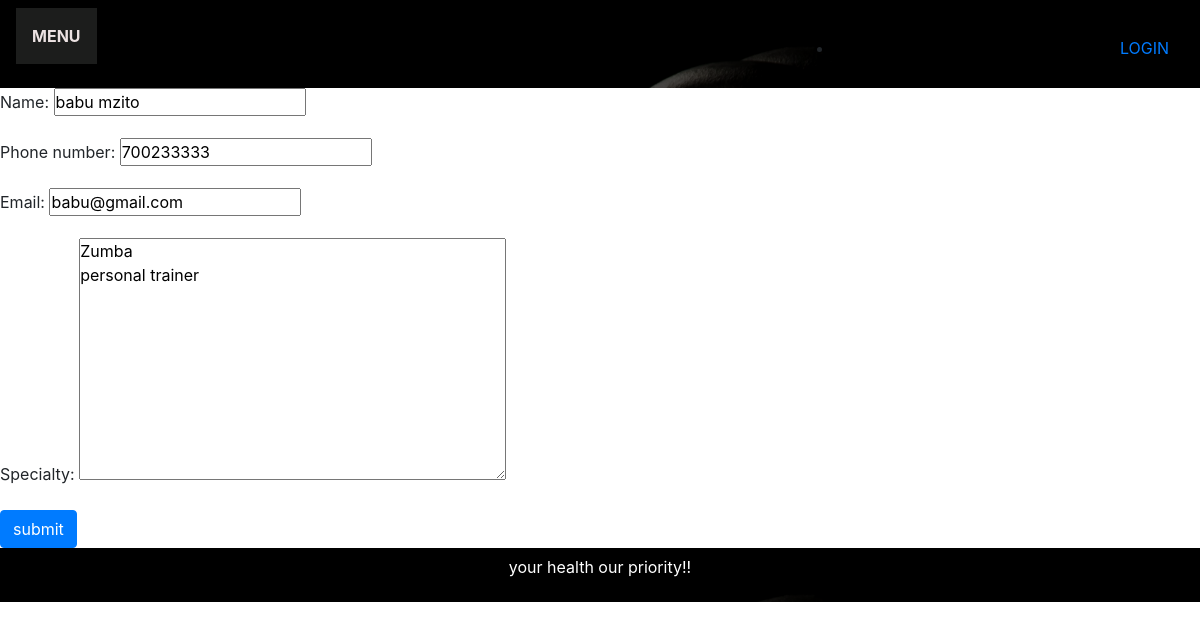
/update_trainer/1/, run on the app's committed database.
### trainers/models.py (models this page shows, shortened)
class Trainer(models.Model):
    name=models.CharField(max_length=200)
    phone_number=models.CharField(max_length=50)
    email=models.EmailField(unique=True)
    specialty=models.TextField()
    class meta:
        ordering='name'

### trainers/views.py (the view)
# urls.py: path('update_trainer/<trainer_id>/',views.UpdateTrainer,name="update-trainer"),
def UpdateTrainer(request,trainer_id):
    trainer=Trainer.objects.get(pk=trainer_id)
    form=TrainerForm(request.POST or None,instance=trainer)
    if form.is_valid():
        form.save()
        return redirect('trainers_list')
    context={'form':form,'trainer':trainer}
    return render(request,'trainers/trainer_form.html',context)

### trainers/forms.py
class TrainerForm(ModelForm):
    class Meta:
        model=Trainer
        fields='__all__'

### trainers/templates/trainers/trainer_form.html (shortened to what this page needs)
{% extends 'gym/base.html'%}
{% block body%}
<link rel="stylesheet" href="https://stackpath.bootstrapcdn.com/bootstrap/4.3.1/css/bootstrap.min.css">
<form method="POST" enctype="multipart/form-data">
    {{form.as_p}}
    <input class ="btn btn-primary"type="submit" value="submit">
    </form>
{% endblock%}

### gym/static/gym/css/style.css (style rules this page uses)
* { margin: 0; padding: 0; }
html { scroll-behavior: smooth; }
.btn { background-color: black; color: white; border: white solid 1px; border-radius: 10px; padding: 0px 5px; cursor: pointer; }

### data on the page
Trainer: name "babu mzito", phone_number "700233333", email "babu@gmail.com", specialty "Zumba personal trainer"
